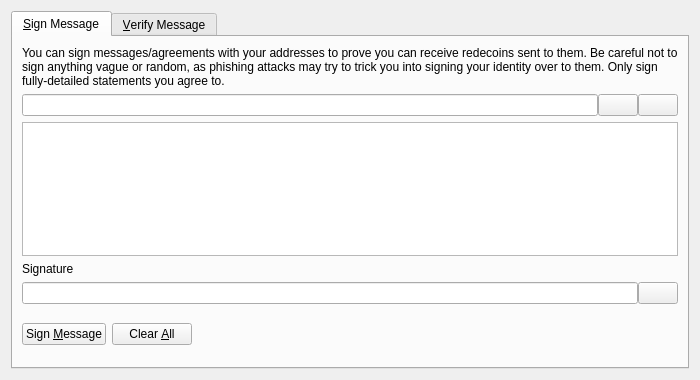
<?xml version="1.0" encoding="UTF-8"?>
<ui version="4.0">
 <class>SignVerifyMessageDialog</class>
 <widget class="QDialog" name="SignVerifyMessageDialog">
  <property name="geometry">
   <rect>
    <x>0</x>
    <y>0</y>
    <width>700</width>
    <height>380</height>
   </rect>
  </property>
  <property name="windowTitle">
   <string>Signatures - Sign / Verify a Message</string>
  </property>
  <property name="modal">
   <bool>true</bool>
  </property>
  <layout class="QVBoxLayout" name="verticalLayout">
   <item>
    <widget class="QTabWidget" name="tabWidget">
     <property name="currentIndex">
      <number>0</number>
     </property>
     <widget class="QWidget" name="tabSignMessage">
      <attribute name="title">
       <string>&amp;Sign Message</string>
      </attribute>
      <layout class="QVBoxLayout" name="verticalLayout_SM">
       <item>
        <widget class="QLabel" name="infoLabel_SM">
         <property name="text">
          <string>You can sign messages/agreements with your addresses to prove you can receive redecoins sent to them. Be careful not to sign anything vague or random, as phishing attacks may try to trick you into signing your identity over to them. Only sign fully-detailed statements you agree to.</string>
         </property>
         <property name="textFormat">
          <enum>Qt::PlainText</enum>
         </property>
         <property name="wordWrap">
          <bool>true</bool>
         </property>
        </widget>
       </item>
       <item>
        <layout class="QHBoxLayout" name="horizontalLayout_1_SM">
         <property name="spacing">
          <number>0</number>
         </property>
         <item>
          <widget class="QValidatedLineEdit" name="addressIn_SM">
           <property name="toolTip">
            <string>The Redecoin address to sign the message with</string>
           </property>
          </widget>
         </item>
         <item>
          <widget class="QPushButton" name="addressBookButton_SM">
           <property name="toolTip">
            <string>Choose previously used address</string>
           </property>
           <property name="text">
            <string/>
           </property>
           <property name="icon">
            <iconset resource="../redecoin.qrc">
             <normaloff>:/icons/address-book</normaloff>:/icons/address-book</iconset>
           </property>
           <property name="shortcut">
            <string>Alt+A</string>
           </property>
           <property name="autoDefault">
            <bool>false</bool>
           </property>
          </widget>
         </item>
         <item>
          <widget class="QPushButton" name="pasteButton_SM">
           <property name="toolTip">
            <string>Paste address from clipboard</string>
           </property>
           <property name="text">
            <string/>
           </property>
           <property name="icon">
            <iconset resource="../redecoin.qrc">
             <normaloff>:/icons/editpaste</normaloff>:/icons/editpaste</iconset>
           </property>
           <property name="shortcut">
            <string>Alt+P</string>
           </property>
           <property name="autoDefault">
            <bool>false</bool>
           </property>
          </widget>
         </item>
        </layout>
       </item>
       <item>
        <widget class="QPlainTextEdit" name="messageIn_SM">
         <property name="toolTip">
          <string>Enter the message you want to sign here</string>
         </property>
        </widget>
       </item>
       <item>
        <widget class="QLabel" name="signatureLabel_SM">
         <property name="text">
          <string>Signature</string>
         </property>
         <property name="textFormat">
          <enum>Qt::PlainText</enum>
         </property>
        </widget>
       </item>
       <item>
        <layout class="QHBoxLayout" name="horizontalLayout_2_SM">
         <property name="spacing">
          <number>0</number>
         </property>
         <item>
          <widget class="QLineEdit" name="signatureOut_SM">
           <property name="font">
            <font>
             <italic>true</italic>
            </font>
           </property>
           <property name="readOnly">
            <bool>true</bool>
           </property>
          </widget>
         </item>
         <item>
          <widget class="QPushButton" name="copySignatureButton_SM">
           <property name="toolTip">
            <string>Copy the current signature to the system clipboard</string>
           </property>
           <property name="text">
            <string/>
           </property>
           <property name="icon">
            <iconset resource="../redecoin.qrc">
             <normaloff>:/icons/editcopy</normaloff>:/icons/editcopy</iconset>
           </property>
           <property name="autoDefault">
            <bool>false</bool>
           </property>
          </widget>
         </item>
        </layout>
       </item>
       <item>
        <layout class="QHBoxLayout" name="horizontalLayout_3_SM">
         <item>
          <widget class="QPushButton" name="signMessageButton_SM">
           <property name="toolTip">
            <string>Sign the message to prove you own this Redecoin address</string>
           </property>
           <property name="text">
            <string>Sign &amp;Message</string>
           </property>
           <property name="icon">
            <iconset resource="../redecoin.qrc">
             <normaloff>:/icons/edit</normaloff>:/icons/edit</iconset>
           </property>
           <property name="autoDefault">
            <bool>false</bool>
           </property>
          </widget>
         </item>
         <item>
          <widget class="QPushButton" name="clearButton_SM">
           <property name="toolTip">
            <string>Reset all sign message fields</string>
           </property>
           <property name="text">
            <string>Clear &amp;All</string>
           </property>
           <property name="icon">
            <iconset resource="../redecoin.qrc">
             <normaloff>:/icons/remove</normaloff>:/icons/remove</iconset>
           </property>
           <property name="autoDefault">
            <bool>false</bool>
           </property>
          </widget>
         </item>
         <item>
          <spacer name="horizontalSpacer_1_SM">
           <property name="orientation">
            <enum>Qt::Horizontal</enum>
           </property>
           <property name="sizeHint" stdset="0">
            <size>
             <width>40</width>
             <height>48</height>
            </size>
           </property>
          </spacer>
         </item>
         <item>
          <widget class="QLabel" name="statusLabel_SM">
           <property name="font">
            <font>
             <weight>75</weight>
             <bold>true</bold>
            </font>
           </property>
           <property name="text">
            <string/>
           </property>
           <property name="wordWrap">
            <bool>true</bool>
           </property>
          </widget>
         </item>
         <item>
          <spacer name="horizontalSpacer_2_SM">
           <property name="orientation">
            <enum>Qt::Horizontal</enum>
           </property>
           <property name="sizeHint" stdset="0">
            <size>
             <width>40</width>
             <height>48</height>
            </size>
           </property>
          </spacer>
         </item>
        </layout>
       </item>
      </layout>
     </widget>
     <widget class="QWidget" name="tabVerifyMessage">
      <attribute name="title">
       <string>&amp;Verify Message</string>
      </attribute>
      <layout class="QVBoxLayout" name="verticalLayout_VM">
       <item>
        <widget class="QLabel" name="infoLabel_VM">
         <property name="text">
          <string>Enter the receiver's address, message (ensure you copy line breaks, spaces, tabs, etc. exactly) and signature below to verify the message. Be careful not to read more into the signature than what is in the signed message itself, to avoid being tricked by a man-in-the-middle attack. Note that this only proves the signing party receives with the address, it cannot prove sendership of any transaction!</string>
         </property>
         <property name="textFormat">
          <enum>Qt::PlainText</enum>
         </property>
         <property name="alignment">
          <set>Qt::AlignLeading|Qt::AlignLeft|Qt::AlignTop</set>
         </property>
         <property name="wordWrap">
          <bool>true</bool>
         </property>
        </widget>
       </item>
       <item>
        <layout class="QHBoxLayout" name="horizontalLayout_1_VM">
         <property name="spacing">
          <number>0</number>
         </property>
         <item>
          <widget class="QValidatedLineEdit" name="addressIn_VM">
           <property name="toolTip">
            <string>The Redecoin address the message was signed with</string>
           </property>
          </widget>
         </item>
         <item>
          <widget class="QPushButton" name="addressBookButton_VM">
           <property name="toolTip">
            <string>Choose previously used address</string>
           </property>
           <property name="text">
            <string/>
           </property>
           <property name="icon">
            <iconset resource="../redecoin.qrc">
             <normaloff>:/icons/address-book</normaloff>:/icons/address-book</iconset>
           </property>
           <property name="shortcut">
            <string>Alt+A</string>
           </property>
           <property name="autoDefault">
            <bool>false</bool>
           </property>
          </widget>
         </item>
        </layout>
       </item>
       <item>
        <widget class="QPlainTextEdit" name="messageIn_VM"/>
       </item>
       <item>
        <widget class="QValidatedLineEdit" name="signatureIn_VM"/>
       </item>
       <item>
        <layout class="QHBoxLayout" name="horizontalLayout_2_VM">
         <item>
          <widget class="QPushButton" name="verifyMessageButton_VM">
           <property name="toolTip">
            <string>Verify the message to ensure it was signed with the specified Redecoin address</string>
           </property>
           <property name="text">
            <string>Verify &amp;Message</string>
           </property>
           <property name="icon">
            <iconset resource="../redecoin.qrc">
             <normaloff>:/icons/transaction_0</normaloff>:/icons/transaction_0</iconset>
           </property>
           <property name="autoDefault">
            <bool>false</bool>
           </property>
          </widget>
         </item>
         <item>
          <widget class="QPushButton" name="clearButton_VM">
           <property name="toolTip">
            <string>Reset all verify message fields</string>
           </property>
           <property name="text">
            <string>Clear &amp;All</string>
           </property>
           <property name="icon">
            <iconset resource="../redecoin.qrc">
             <normaloff>:/icons/remove</normaloff>:/icons/remove</iconset>
           </property>
           <property name="autoDefault">
            <bool>false</bool>
           </property>
          </widget>
         </item>
         <item>
          <spacer name="horizontalSpacer_1_VM">
           <property name="orientation">
            <enum>Qt::Horizontal</enum>
           </property>
           <property name="sizeHint" stdset="0">
            <size>
             <width>40</width>
             <height>48</height>
            </size>
           </property>
          </spacer>
         </item>
         <item>
          <widget class="QLabel" name="statusLabel_VM">
           <property name="font">
            <font>
             <weight>75</weight>
             <bold>true</bold>
            </font>
           </property>
           <property name="text">
            <string/>
           </property>
           <property name="wordWrap">
            <bool>true</bool>
           </property>
          </widget>
         </item>
         <item>
          <spacer name="horizontalSpacer_2_VM">
           <property name="orientation">
            <enum>Qt::Horizontal</enum>
           </property>
           <property name="sizeHint" stdset="0">
            <size>
             <width>40</width>
             <height>48</height>
            </size>
           </property>
          </spacer>
         </item>
        </layout>
       </item>
      </layout>
     </widget>
    </widget>
   </item>
  </layout>
 </widget>
 <customwidgets>
  <customwidget>
   <class>QValidatedLineEdit</class>
   <extends>QLineEdit</extends>
   <header>qvalidatedlineedit.h</header>
  </customwidget>
 </customwidgets>
 <resources>
  <include location="../redecoin.qrc"/>
 </resources>
 <connections/>
</ui>
